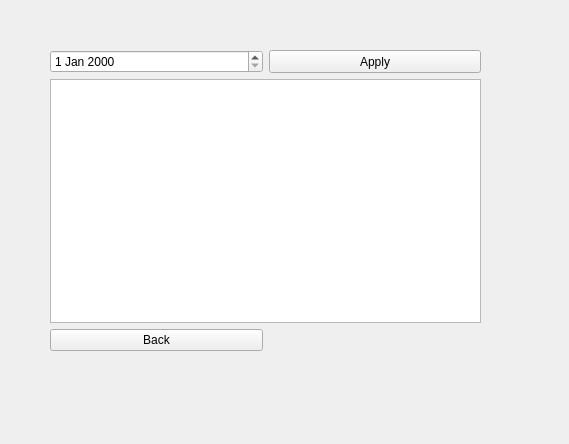
<?xml version="1.0" encoding="UTF-8"?>
<ui version="4.0">
 <class>MyAppoitmentsForm</class>
 <widget class="QWidget" name="MyAppoitmentsForm">
  <property name="geometry">
   <rect>
    <x>0</x>
    <y>0</y>
    <width>569</width>
    <height>444</height>
   </rect>
  </property>
  <property name="windowTitle">
   <string>Form</string>
  </property>
  <widget class="QWidget" name="gridLayoutWidget">
   <property name="geometry">
    <rect>
     <x>50</x>
     <y>50</y>
     <width>431</width>
     <height>301</height>
    </rect>
   </property>
   <layout class="QGridLayout" name="gridLayout">
    <item row="0" column="0">
     <widget class="QDateEdit" name="dateEdit"/>
    </item>
    <item row="2" column="0">
     <widget class="QPushButton" name="pushButton_Back">
      <property name="text">
       <string>Back</string>
      </property>
     </widget>
    </item>
    <item row="0" column="1">
     <widget class="QPushButton" name="pushButton_Apply">
      <property name="sizePolicy">
       <sizepolicy hsizetype="Minimum" vsizetype="Minimum">
        <horstretch>0</horstretch>
        <verstretch>0</verstretch>
       </sizepolicy>
      </property>
      <property name="text">
       <string>Apply</string>
      </property>
     </widget>
    </item>
    <item row="1" column="0" colspan="2">
     <widget class="QTableView" name="tableView"/>
    </item>
   </layout>
  </widget>
 </widget>
 <resources/>
 <connections/>
</ui>
